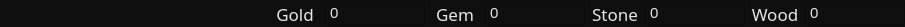
<?xml version="1.0" encoding="UTF-8"?>
<ui version="4.0">
 <class>ResourcesView</class>
 <widget class="QWidget" name="ResourcesView">
  <property name="geometry">
   <rect>
    <x>0</x>
    <y>0</y>
    <width>905</width>
    <height>27</height>
   </rect>
  </property>
  <property name="windowTitle">
   <string>Form</string>
  </property>
  <property name="styleSheet">
   <string notr="true">background-color: rgb(15, 15, 15);
font: 14pt &quot;Ancient Modern Tales&quot;;
color: rgb(230, 230, 230);</string>
  </property>
  <layout class="QHBoxLayout" name="horizontalLayout_5">
   <property name="spacing">
    <number>0</number>
   </property>
   <property name="leftMargin">
    <number>0</number>
   </property>
   <property name="topMargin">
    <number>0</number>
   </property>
   <property name="rightMargin">
    <number>0</number>
   </property>
   <property name="bottomMargin">
    <number>0</number>
   </property>
   <item>
    <spacer name="horizontalSpacer_3">
     <property name="orientation">
      <enum>Qt::Horizontal</enum>
     </property>
     <property name="sizeType">
      <enum>QSizePolicy::MinimumExpanding</enum>
     </property>
     <property name="sizeHint" stdset="0">
      <size>
       <width>176</width>
       <height>20</height>
      </size>
     </property>
    </spacer>
   </item>
   <item>
    <layout class="QHBoxLayout" name="horizontalLayout_4">
     <item>
      <widget class="QLabel" name="lbl_goldAmount">
       <property name="minimumSize">
        <size>
         <width>60</width>
         <height>0</height>
        </size>
       </property>
       <property name="maximumSize">
        <size>
         <width>60</width>
         <height>16777215</height>
        </size>
       </property>
       <property name="font">
        <font>
         <family>Ancient Modern Tales</family>
         <pointsize>13</pointsize>
         <weight>50</weight>
         <italic>false</italic>
         <bold>false</bold>
        </font>
       </property>
       <property name="styleSheet">
        <string notr="true">font: 13pt ;</string>
       </property>
       <property name="text">
        <string>Gold</string>
       </property>
       <property name="alignment">
        <set>Qt::AlignCenter</set>
       </property>
      </widget>
     </item>
     <item>
      <widget class="QSpinBox" name="sb_goldAmount">
       <property name="minimumSize">
        <size>
         <width>100</width>
         <height>0</height>
        </size>
       </property>
       <property name="maximumSize">
        <size>
         <width>100</width>
         <height>16777215</height>
        </size>
       </property>
       <property name="styleSheet">
        <string notr="true">font: 11pt;</string>
       </property>
       <property name="readOnly">
        <bool>true</bool>
       </property>
       <property name="buttonSymbols">
        <enum>QAbstractSpinBox::NoButtons</enum>
       </property>
       <property name="maximum">
        <number>999999</number>
       </property>
       <property name="value">
        <number>0</number>
       </property>
      </widget>
     </item>
    </layout>
   </item>
   <item>
    <layout class="QHBoxLayout" name="horizontalLayout_3">
     <item>
      <widget class="QLabel" name="lbl_gemAmount">
       <property name="minimumSize">
        <size>
         <width>60</width>
         <height>0</height>
        </size>
       </property>
       <property name="maximumSize">
        <size>
         <width>60</width>
         <height>16777215</height>
        </size>
       </property>
       <property name="font">
        <font>
         <family>Ancient Modern Tales</family>
         <pointsize>13</pointsize>
         <weight>50</weight>
         <italic>false</italic>
         <bold>false</bold>
        </font>
       </property>
       <property name="styleSheet">
        <string notr="true">font: 13pt ;</string>
       </property>
       <property name="text">
        <string>Gem</string>
       </property>
       <property name="alignment">
        <set>Qt::AlignCenter</set>
       </property>
      </widget>
     </item>
     <item>
      <widget class="QSpinBox" name="sb_gemAmount">
       <property name="minimumSize">
        <size>
         <width>100</width>
         <height>0</height>
        </size>
       </property>
       <property name="maximumSize">
        <size>
         <width>100</width>
         <height>16777215</height>
        </size>
       </property>
       <property name="styleSheet">
        <string notr="true">font: 11pt;</string>
       </property>
       <property name="readOnly">
        <bool>true</bool>
       </property>
       <property name="buttonSymbols">
        <enum>QAbstractSpinBox::NoButtons</enum>
       </property>
       <property name="maximum">
        <number>999999</number>
       </property>
       <property name="value">
        <number>0</number>
       </property>
      </widget>
     </item>
    </layout>
   </item>
   <item>
    <layout class="QHBoxLayout" name="horizontalLayout_2">
     <item>
      <widget class="QLabel" name="lbl_stoneAmount">
       <property name="minimumSize">
        <size>
         <width>60</width>
         <height>0</height>
        </size>
       </property>
       <property name="maximumSize">
        <size>
         <width>60</width>
         <height>16777215</height>
        </size>
       </property>
       <property name="font">
        <font>
         <family>Ancient Modern Tales</family>
         <pointsize>13</pointsize>
         <weight>50</weight>
         <italic>false</italic>
         <bold>false</bold>
        </font>
       </property>
       <property name="styleSheet">
        <string notr="true">font: 13pt ;</string>
       </property>
       <property name="text">
        <string>Stone</string>
       </property>
       <property name="alignment">
        <set>Qt::AlignCenter</set>
       </property>
      </widget>
     </item>
     <item>
      <widget class="QSpinBox" name="sb_stoneAmount">
       <property name="minimumSize">
        <size>
         <width>100</width>
         <height>0</height>
        </size>
       </property>
       <property name="maximumSize">
        <size>
         <width>100</width>
         <height>16777215</height>
        </size>
       </property>
       <property name="styleSheet">
        <string notr="true">font: 11pt;</string>
       </property>
       <property name="readOnly">
        <bool>true</bool>
       </property>
       <property name="buttonSymbols">
        <enum>QAbstractSpinBox::NoButtons</enum>
       </property>
       <property name="maximum">
        <number>999999</number>
       </property>
       <property name="value">
        <number>0</number>
       </property>
      </widget>
     </item>
    </layout>
   </item>
   <item>
    <layout class="QHBoxLayout" name="horizontalLayout">
     <item>
      <widget class="QLabel" name="lbl_woodAmount">
       <property name="minimumSize">
        <size>
         <width>60</width>
         <height>0</height>
        </size>
       </property>
       <property name="maximumSize">
        <size>
         <width>60</width>
         <height>16777215</height>
        </size>
       </property>
       <property name="font">
        <font>
         <family>Ancient Modern Tales</family>
         <pointsize>13</pointsize>
         <weight>50</weight>
         <italic>false</italic>
         <bold>false</bold>
        </font>
       </property>
       <property name="styleSheet">
        <string notr="true">font: 13pt ;</string>
       </property>
       <property name="text">
        <string>Wood</string>
       </property>
       <property name="alignment">
        <set>Qt::AlignCenter</set>
       </property>
      </widget>
     </item>
     <item>
      <widget class="QSpinBox" name="sb_woodAmount">
       <property name="minimumSize">
        <size>
         <width>100</width>
         <height>0</height>
        </size>
       </property>
       <property name="maximumSize">
        <size>
         <width>100</width>
         <height>16777215</height>
        </size>
       </property>
       <property name="styleSheet">
        <string notr="true">font: 11pt;</string>
       </property>
       <property name="readOnly">
        <bool>true</bool>
       </property>
       <property name="buttonSymbols">
        <enum>QAbstractSpinBox::NoButtons</enum>
       </property>
       <property name="maximum">
        <number>999999</number>
       </property>
       <property name="value">
        <number>0</number>
       </property>
      </widget>
     </item>
    </layout>
   </item>
  </layout>
 </widget>
 <resources/>
 <connections/>
</ui>
